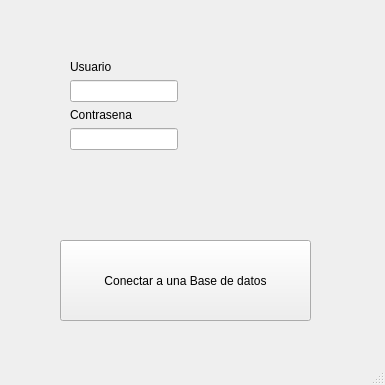
<?xml version="1.0" encoding="UTF-8"?>
<ui version="4.0">
 <class>MainWindow</class>
 <widget class="QMainWindow" name="MainWindow">
  <property name="geometry">
   <rect>
    <x>0</x>
    <y>0</y>
    <width>385</width>
    <height>385</height>
   </rect>
  </property>
  <property name="windowTitle">
   <string>Conexion a la base de datos</string>
  </property>
  <widget class="QWidget" name="centralwidget">
   <widget class="QPushButton" name="Conectar">
    <property name="geometry">
     <rect>
      <x>60</x>
      <y>240</y>
      <width>251</width>
      <height>81</height>
     </rect>
    </property>
    <property name="text">
     <string>Conectar a una Base de datos</string>
    </property>
   </widget>
   <widget class="QWidget" name="layoutWidget">
    <property name="geometry">
     <rect>
      <x>70</x>
      <y>60</y>
      <width>181</width>
      <height>141</height>
     </rect>
    </property>
    <layout class="QFormLayout" name="formLayout">
     <item row="0" column="0">
      <widget class="QLabel" name="label">
       <property name="text">
        <string>Usuario</string>
       </property>
      </widget>
     </item>
     <item row="2" column="0">
      <widget class="QLabel" name="label_2">
       <property name="text">
        <string>Contrasena</string>
       </property>
      </widget>
     </item>
     <item row="3" column="0">
      <widget class="QLineEdit" name="Contrasena"/>
     </item>
     <item row="1" column="0">
      <widget class="QLineEdit" name="Usuario"/>
     </item>
    </layout>
   </widget>
  </widget>
  <widget class="QStatusBar" name="statusbar"/>
 </widget>
 <resources/>
 <connections/>
</ui>
